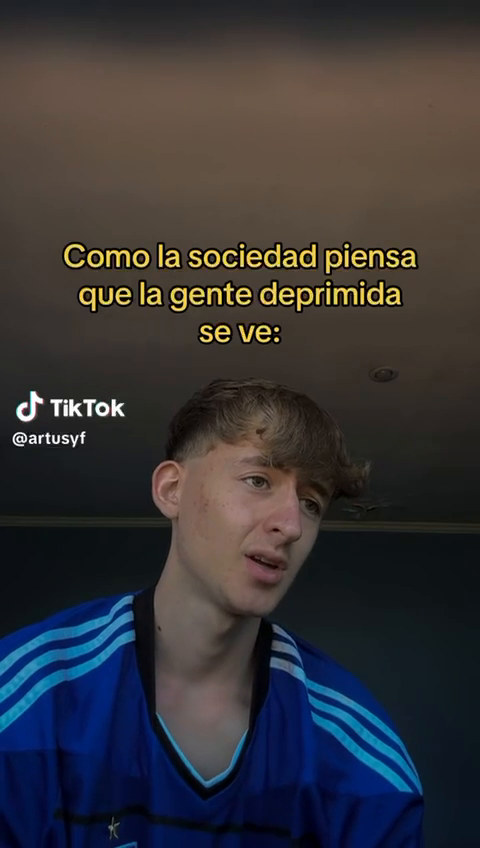
#> input picture frame 46 of 1_Proyecto_Rostros/Video/v1.mp4, 480 x 848 px
$ jupyter execute Dataset_generator.ipynb
#> lines starting #> are read from the running program, lines starting #| are printed output that depends on the picture
[cell 1]
import numpy as np
import cv2 as cv
import math

cap = cv.VideoCapture("videos/v1.mp4")
i = 0
while True:
    ret, frame = cap.read()
#> frame is the input picture: shape (848, 480, 3); mean B, G, R 56.2, 53, 54.5
    if not ret:
        break  # Si no se puede leer el fotograma, sal del bucle
    resized_frame = cv.resize(frame, (28, 21))  # Redimensionar el fotograma a 28x21 píxeles
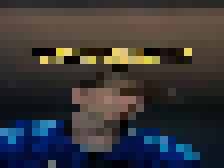
#> resized_frame: shape (21, 28, 3) (shown 8 times larger); mean B, G, R 55.9, 54, 55.4
    cv.imshow('img', resized_frame)
    k = cv.waitKey(1)
#> (key Esc is pressed here)
    if k == ord('a'):
        i += 1
        cv.imwrite('dataset/prueba/f'+str(i)+'.jpg', resized_frame)
    elif k == 27:
        break
cap.release()
cv.destroyAllWindows()

[cell 2]
import numpy as np
import cv2 as cv
import math

cap = cv.VideoCapture("videos/v1.mp4")
i = 0
while True:
    ret, frame = cap.read()
    if not ret:
        break  # Si no se puede leer el fotograma, sal del bucle

    # Mostrar el fotograma original a tamaño completo
    cv.imshow('Original', frame)

    #redimensiona el fotograma
    resized_frame = cv.resize(frame, (28, 21))


    k = cv.waitKey(1)
#> (key Esc is pressed here)

$ run again, starting later in the video
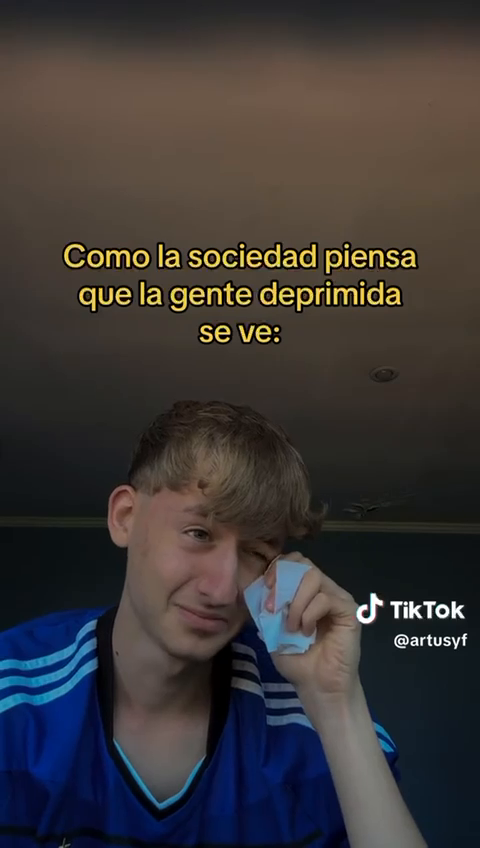
#> input picture frame 207 of 1_Proyecto_Rostros/Video/v1.mp4, 480 x 848 px
#> frame is the input picture: shape (848, 480, 3); mean B, G, R 55.3, 55.7, 59.9
#> `resized_frame = cv.resize(frame, (28, 21))`:
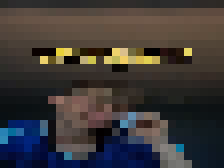
#> resized_frame: shape (21, 28, 3) (shown 8 times larger); mean B, G, R 54.9, 56, 60.1

$ run again, starting later in the video
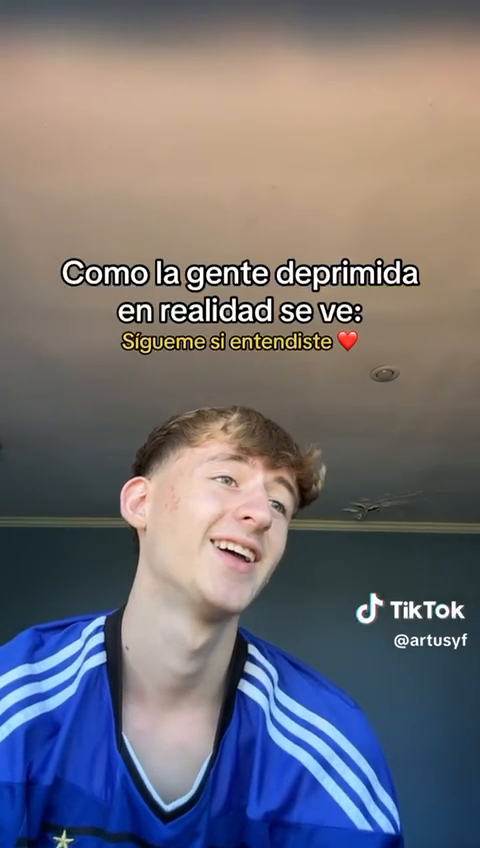
#> input picture frame 368 of 1_Proyecto_Rostros/Video/v1.mp4, 480 x 848 px
#> frame is the input picture: shape (848, 480, 3); mean B, G, R 118.7, 112.6, 115.7
#> `resized_frame = cv.resize(frame, (28, 21))`:
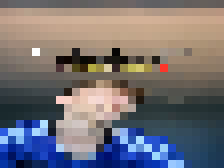
#> resized_frame: shape (21, 28, 3) (shown 8 times larger); mean B, G, R 116.5, 111.3, 114.6
